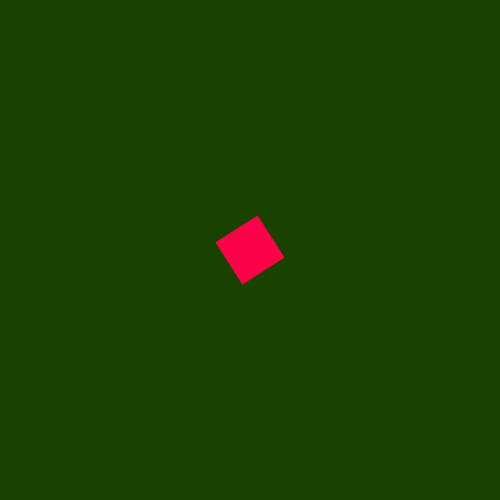
Frame 1 (no input)
Frame 60 (the mouse pressed at the canvas centre just before this capture): blank canvas, image omitted
Frame 120 (the mouse held since frame 60 and released just before this capture): blank canvas, image omitted

The Processing sketch that drew this single still picture (run headless with seeded random() and noise(); from frame 60 on, the mouse is pressed at the canvas centre):

// Processing sketch: processing_130018
// ── processing_130018.pde

float rad = 0.0;
float move = 0.0;
float s = 0.0;
float timer = 0.0;
int posY = 0;
float bounce = 0.0;
float a = 0.0;
float inc = 0.0;

void setup(){
  size(500,500); 
  frameRate(30);
}

void draw(){
  colorMode(HSB, 360, 100, 100);
  noStroke();
  background(random(150),130,random(100));
  timer = timer + (1.0/30.0);
  rad++;
  s = s + 0.5;
  if(s >= 5){
     s -=15; 
  }
  
  if(timer >= 0.0 && timer < 4.0){
    move = PI + rad;
    pushMatrix();
    translate(width/2, height/2);
    rotate(move);
    scale(s);
    rectMode(CENTER);
    fill(random(360),100,100);
    rect(0, 0, 100, 100); 
    popMatrix();
  }
  
  else if(timer >= 4.0 && timer < 8.0){
    posY = posY + 5;
    fill(random(360),100,random(100));
    rect(0, posY, width*2, 100);
  } 
  
  else{
    pushMatrix();
    bounce = bounce + sin(a) * 50.0;
    inc++;
    a = a + inc;
    translate(width/2, height/2);
    fill(random(100),random(100),100);
    ellipse(bounce, bounce, 200, 200);
    popMatrix();
  }
}
